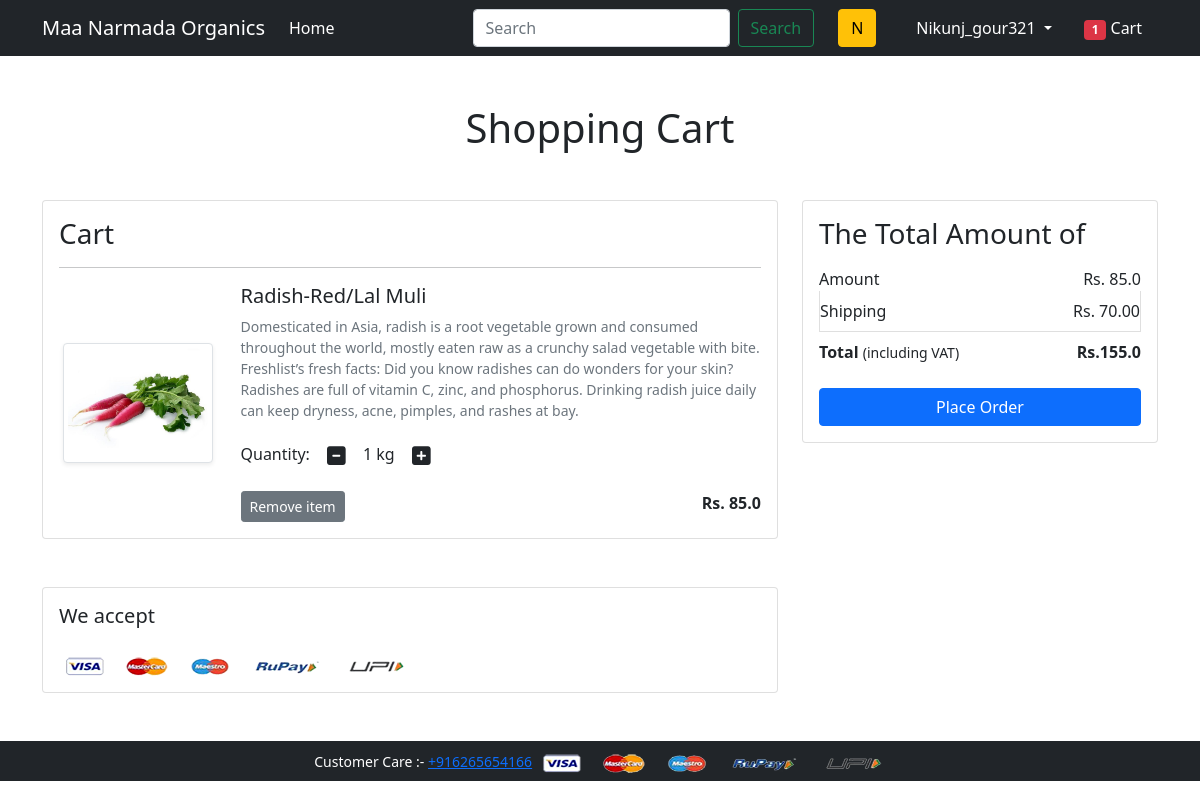
The page /cart/ (signed in) on the database as committed earlier.
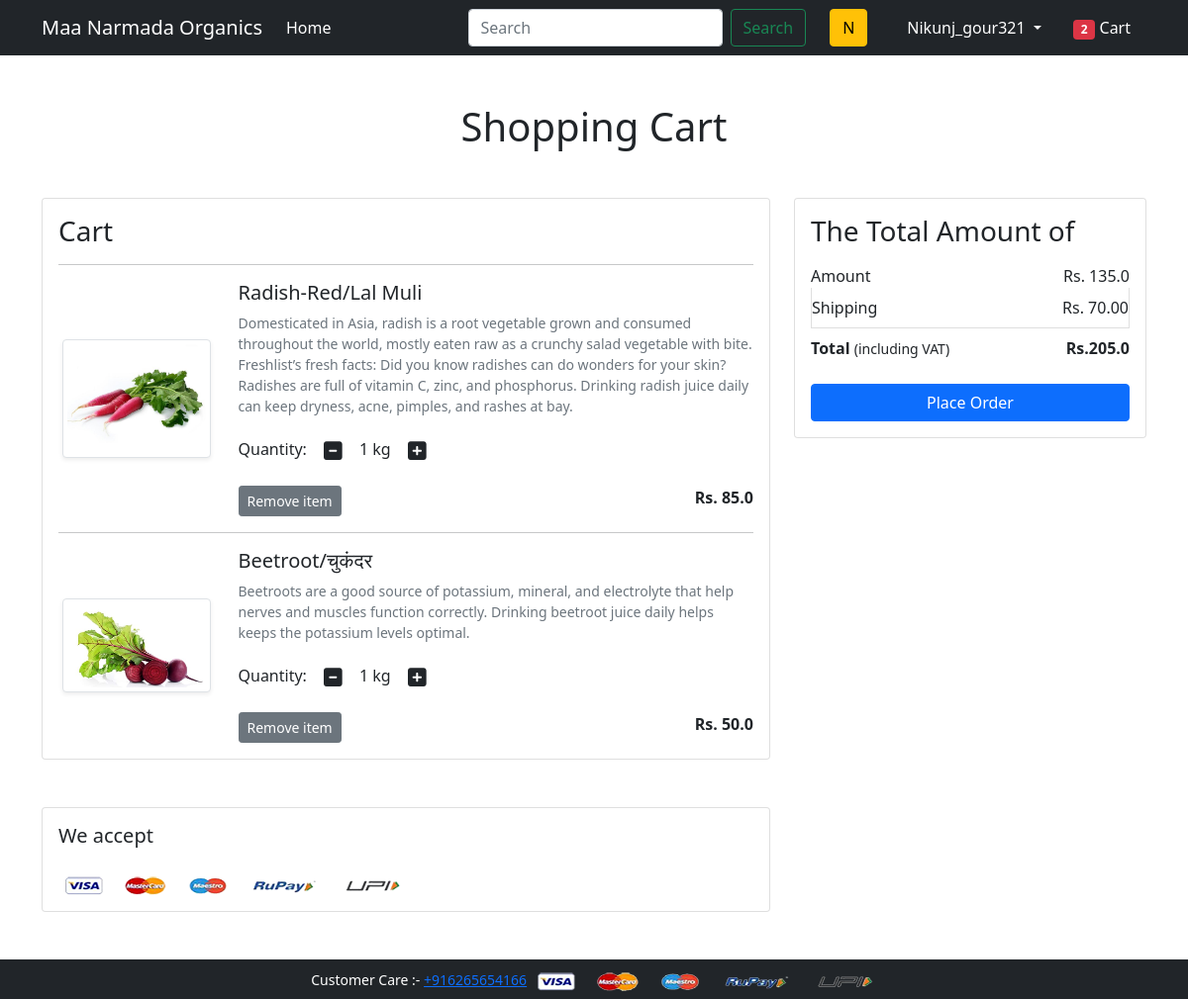
The same page on the database as committed later.
### app/models.py (models this page shows)
class Cart(models.Model):
    user = models.ForeignKey(User, on_delete=models.CASCADE)
    Product = models.ForeignKey(Product, on_delete=models.CASCADE)
    quantity = models.PositiveIntegerField(default=1)

class Product(models.Model):
    title = models.CharField(max_length=100)
    selling_price = models.FloatField()
    discounted_price = models.FloatField()
    description = models.TextField()
    brand = models.CharField(max_length=100)
    category = models.CharField(choices=CATEGORY_CHOICES, max_length=2)
    product_image = models.ImageField(upload_to='productimg')

### app/views.py (the view)
# urls.py: path('cart/', views.show_cart, name='showcart'),
def show_cart(request):
    if (request.user.is_authenticated):
        user = request.user
        cart = Cart.objects.filter(user=user)
        amount = 0.0
        shipping_amount = 70.0
        total_amount = 0.0
        cart_product = [p for p in Cart.objects.all() if p.user == user]
        if cart_product:
            for p in cart_product:
                temp_amount = (p.quantity * p.Product.discounted_price)
                amount += temp_amount
                total_amount = amount + shipping_amount
            user = request.user
            my_object = [p for p in Cart.objects.all() if p.user == user]
            object_size = len(my_object)
            return render(request, 'app/addtocart.html',
                          {'carts': cart, 'totalamount': total_amount, 'amount': amount, 'object_size': object_size})
        else:
            return render(request, 'app/emptycart.html')

### app/templates/app/addtocart.html (shortened to what this page needs)
{% extends 'app/base.html' %}
{% load static %}
{% block main-content %}
<div class="container my-5">
 <div class="row">
  <h1 class="text-center mb-5">Shopping Cart</h1>
  <div class="col-sm-8">
  <div class="card">
   <div class="card-body">
    <h3>Cart</h3>
    {% for cart in carts %}
    <hr>
    <div class="row">
     <div class="col-sm-3 text-center align-self-center"><img src="{{cart.Product.product_image.url}}" alt="" srcset="" class="img-fluid img-thumbnail shadow-sm" height="150" width="150"> </div>
      <div class="col-sm-9">
       <div>
        <h5>{{cart.Product.title}}</h5>
        <p class="mb-2 text-muted small">{{cart.Product.description}}</p>
        <div class="my-3">
         <label for="quantity">Quantity:</label>
         <a class="minus-cart btn" pid="{{cart.Product.id}}"><i class="fas fa-minus-square fa-lg"></i></a>
           <span id="quantity">{{cart.quantity}} kg</span>
         <a class="plus-cart btn" pid="{{cart.Product.id}}"><i class="fas fa-plus-square fa-lg"></i></a>
        </div>
        <div class="d-flex justify-content-between">
         <a class="btn btn-sm btn-secondary mr-3 remove-cart" pid={{cart.Product.id}}>Remove item </a>
         <p class="mb-0"><span><strong>Rs. {{cart.Product.discounted_price}}</strong></span></p>
        </div>
       </div>
      </div>
    </div>
    {% endfor %}
   </div>
   </div>
  </div>
  <div class="col-sm-4">
   <div class="card">
    <div class="card-body">
      <h3>The Total Amount of</h3>
      <ul class="list-group">
       <li class="list-group-item d-flex justify-content-between align-items-center border-0 px-0 pb-0">Amount<span>Rs. <span id="amount">{{amount}}</span></span></li>
       <li class="list-group-item d-flex justify-content-between align-items-center px-0">Shipping<span>Rs. 70.00</span></li>
       <li class="list-group-item d-flex justify-content-between align-items-center border-0 px-0 mb-3">
        <div>
           <strong>Total</strong> <small>(including VAT)</small>
         </div>
         <span><strong>Rs.<strong id ="totalamount">{{totalamount}}</strong></strong></span>
       </li>
      </ul>
      <div class="d-grid"><a href="{% url 'checkout' %}" class="btn btn-primary">Place Order</a></div>
    </div>
   </div>
  </div>
 </div>
</div>
<div class="container">
 <div class="row">
  <div class="col-sm-8">
   <div class="card">
    <div class="card-body">
      <h5 class="mb-4">We accept</h5>
      <img src="{% static 'app/images/payment.png' %}" alt="" class="img-fluid">
    </div>
  </div>
  </div>
 </div>
</div>
{% endblock main-content %}

### app/templates/app/base.html (shortened to what this page needs)
<!doctype html>
{% load static %}
<html lang="en">
  <head>
    <link href="https://cdn.jsdelivr.net/npm/bootstrap@5.0.0-beta1/dist/css/bootstrap.min.css" rel="stylesheet">
    <link rel="stylesheet" href="{% static 'app/css/owl.carousel.min.css' %}">
    <link rel="stylesheet" href="{% static 'app/css/all.min.css' %}">
    <link rel="stylesheet" href="{% static 'app/css/style.css' %}">
  </head>
  <body>
    <nav class="navbar navbar-expand-lg navbar-dark bg-dark">
     <div class="container">
       <a class="navbar-brand" href="/">Maa Narmada Organics</a>
       <div class="collapse navbar-collapse" id="navbarSupportedContent">
         <ul class="navbar-nav me-auto mb-2 mb-lg-0">
          {% if request.user.is_authenticated %}
           <li class="nav-item">
             <a class="nav-link active" aria-current="page" href="/">Home</a>
           </li>
         </ul>
         <form method="GET" action='/search' class="d-flex">
          <input name="keyword" id="search" class="form-control me-2" type="search" placeholder="Search" aria-label="Search">
          <button class="btn btn-outline-success" type="submit">Search</button>
         </form>
        <button class="btn btn-warning mx-4">{{request.user.username|first|capfirst}}</button>
         <div>
          <ul class="navbar-nav me-auto mb-2 mb-lg-0">
           <li class="nav-item dropdown mx-2">
              <a class="nav-link dropdown-toggle text-white" href="#" id="profileDropdown" role="button" data-bs-toggle="dropdown" aria-expanded="false">
                {{request.user.username|capfirst}}
              </a>
            </li>
            <li class="nav-item mx-2">
             <a href="{% url 'showcart' %}" class="nav-link text-white"><span class="badge bg-danger">{{object_size}}</span> Cart </a>
            </li>
            {% endif %}
          </ul>
         </div>
       </div>
     </div>
    </nav>
    {% block main-content %} {% endblock main-content %}
    <footer class="container-fluid bg-dark text-center p-2 mt-5">
        <small class="text-white">Customer Care :- <a href="tel:+916265654166">+916265654166</a> </small>
        <img src="{% static 'app/images/payment.png' %}" alt="" srcset="" class="img-fluid" height="2px">
    </footer>
  </body>
</html>

Rows that differ between the two databases and show on the page:
added Cart: Product.product_image (picture), Product "Beetroot/चुकंदर", Product.description "Beetroots are a good source of potassium, mineral, and electrolyte that help nerves and muscles function correctly. Drinking beetroot juice daily helps keeps the potassium levels optimal.", quantity "1", Product.discounted_price "50.0"
Other text that changed with them:
{{ object_size }}: "1" → "2"
{{ amount }}: "85.0" → "135.0"
{{ totalamount }}: "155.0" → "205.0"
